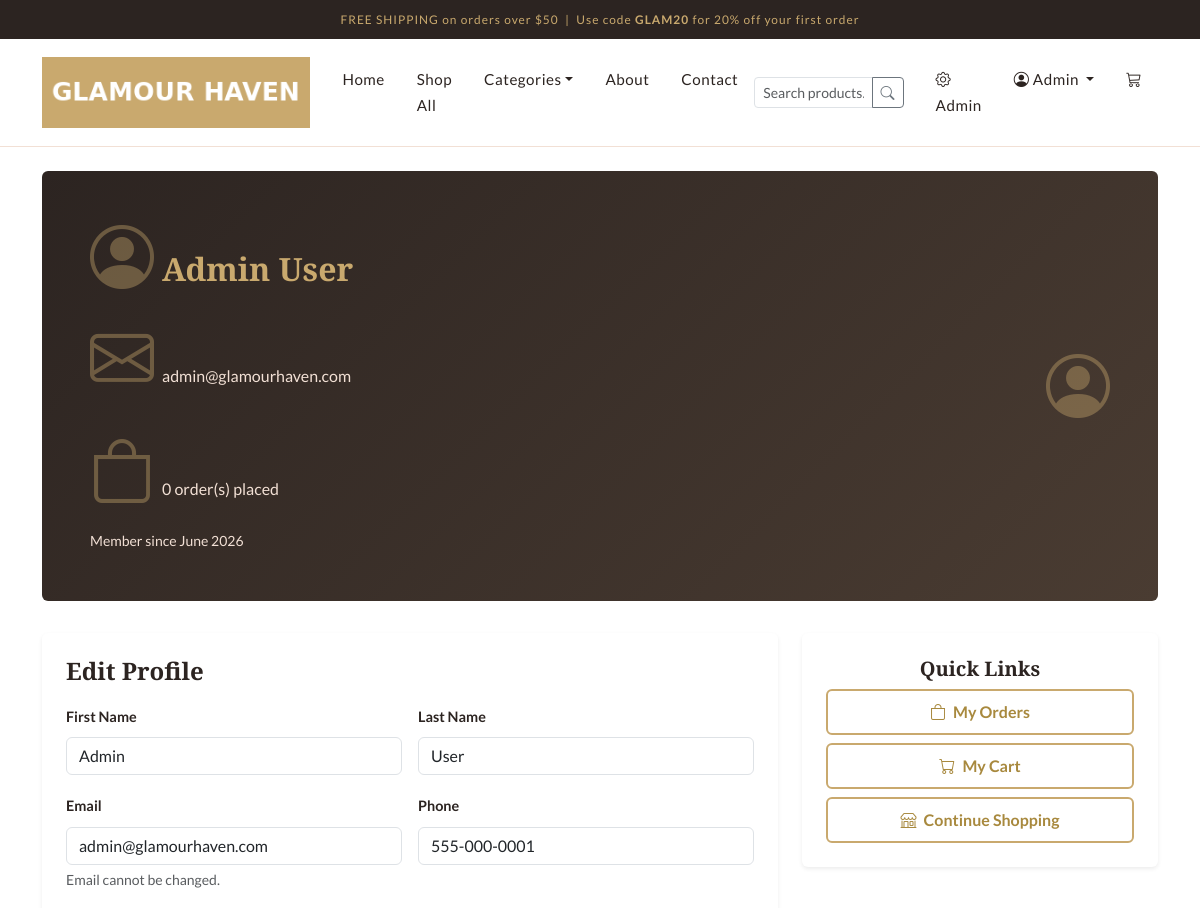
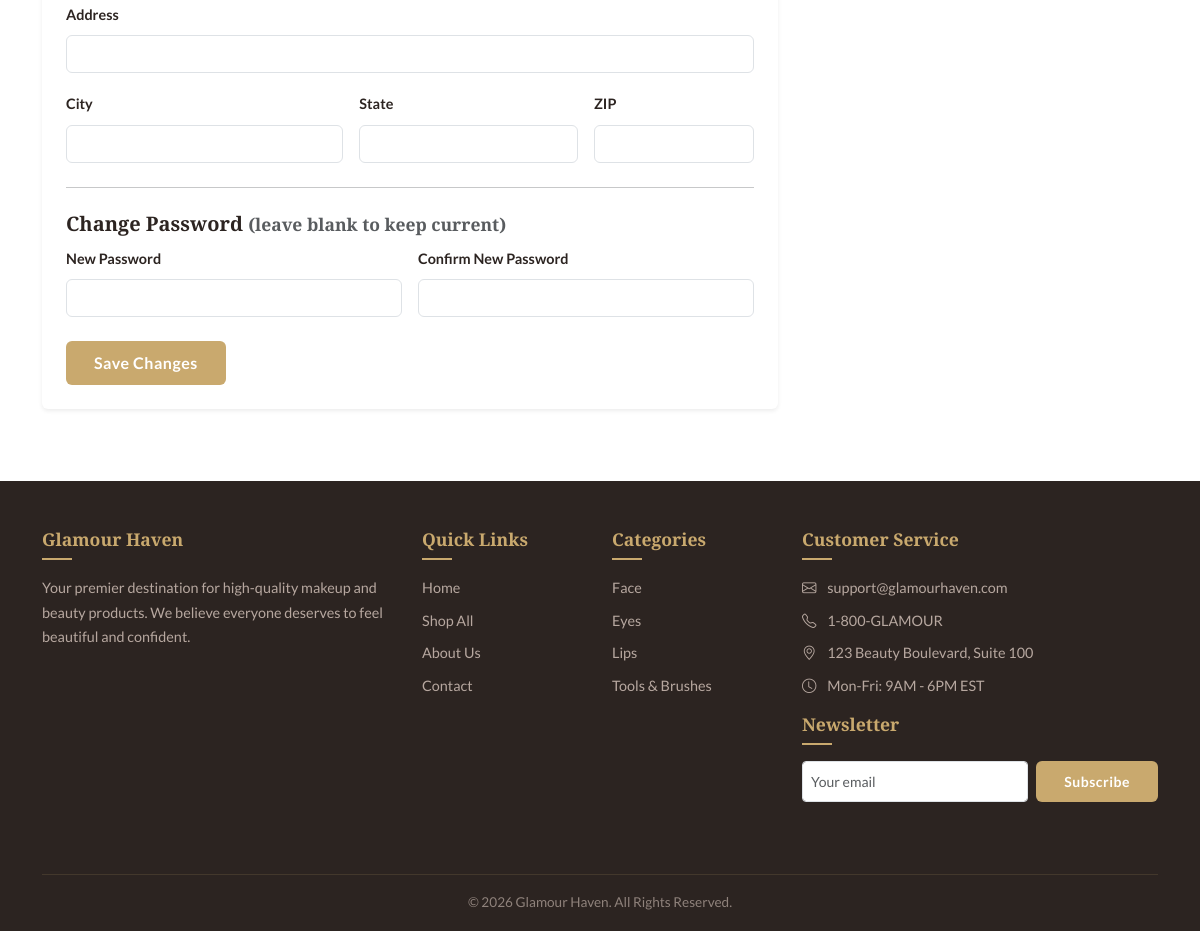
The app's page /profile.php (signed in) with its own data (2 pictures, top to bottom).
### tables this page shows
CREATE TABLE users (
    user_id INT AUTO_INCREMENT PRIMARY KEY,
    first_name VARCHAR(50) NOT NULL,
    last_name VARCHAR(50) NOT NULL,
    email VARCHAR(100) NOT NULL UNIQUE,
    password VARCHAR(255) NOT NULL,
    phone VARCHAR(20),
    address VARCHAR(255),
    city VARCHAR(100),
    state VARCHAR(50),
    zip VARCHAR(10),
    role ENUM('customer', 'admin') DEFAULT 'customer',
    created_at TIMESTAMP DEFAULT CURRENT_TIMESTAMP,
    updated_at TIMESTAMP DEFAULT CURRENT_TIMESTAMP ON UPDATE CURRENT_TIMESTAMP
);

### profile.php (the view, shortened to what this page needs)
<?php
$pdo = getDBConnection();
$stmt = $pdo->prepare("SELECT * FROM users WHERE user_id = :uid"); $stmt->execute([':uid' => $_SESSION['user_id']]); $user = $stmt->fetch();
$stmtOrders = $pdo->prepare("SELECT COUNT(*) as count FROM orders WHERE user_id = :uid"); $stmtOrders->execute([':uid' => $_SESSION['user_id']]); $orderCount = $stmtOrders->fetch()['count'];
include 'includes/header.php';
?>
<div class="container py-4">
    <div class="profile-header"><div class="row align-items-center"><div class="col-md-8"><h2><i class="bi bi-person-circle me-2"></i><?php echo htmlspecialchars($user['first_name'] . ' ' . $user['last_name']); ?></h2><p class="mb-1"><i class="bi bi-envelope me-2"></i><?php echo htmlspecialchars($user['email']); ?></p><p class="mb-0"><i class="bi bi-bag me-2"></i><?php echo $orderCount; ?> order(s) placed</p><p class="mb-0"><small>Member since <?php echo date('F Y', strtotime($user['created_at'])); ?></small></p></div><div class="col-md-4 text-end d-none d-md-block"><i class="bi bi-person-circle"></i></div></div></div>
    <div class="row"><div class="col-lg-8"><div class="card border-0 shadow-sm"><div class="card-body p-4"><h4 class="mb-3">Edit Profile</h4>
        <form method="POST">
            <div class="row g-3"><div class="col-md-6"><label class="form-label">First Name</label><input type="text" class="form-control" name="first_name" value="<?php echo htmlspecialchars($user['first_name']); ?>" required></div><div class="col-md-6"><label class="form-label">Last Name</label><input type="text" class="form-control" name="last_name" value="<?php echo htmlspecialchars($user['last_name']); ?>" required></div><div class="col-md-6"><label class="form-label">Email</label><input type="email" class="form-control" value="<?php echo htmlspecialchars($user['email']); ?>" readonly><small class="text-muted">Email cannot be changed.</small></div><div class="col-md-6"><label class="form-label">Phone</label><input type="tel" class="form-control" name="phone" value="<?php echo htmlspecialchars($user['phone'] ?? ''); ?>"></div><div class="col-12"><label class="form-label">Address</label><input type="text" class="form-control" name="address" value="<?php echo htmlspecialchars($user['address'] ?? ''); ?>"></div><div class="col-md-5"><label class="form-label">City</label><input type="text" class="form-control" name="city" value="<?php echo htmlspecialchars($user['city'] ?? ''); ?>"></div><div class="col-md-4"><label class="form-label">State</label><input type="text" class="form-control" name="state" value="<?php echo htmlspecialchars($user['state'] ?? ''); ?>"></div><div class="col-md-3"><label class="form-label">ZIP</label><input type="text" class="form-control" name="zip" value="<?php echo htmlspecialchars($user['zip'] ?? ''); ?>"></div></div>
            <hr class="my-4"><h5>Change Password <small class="text-muted">(leave blank to keep current)</small></h5>
            <div class="row g-3"><div class="col-md-6"><label class="form-label">New Password</label><input type="password" class="form-control" name="new_password" minlength="8"></div><div class="col-md-6"><label class="form-label">Confirm New Password</label><input type="password" class="form-control" name="confirm_password"></div></div>
            <button type="submit" class="btn btn-glamour mt-4">Save Changes</button>
        </form>
    </div></div></div>
    <div class="col-lg-4"><div class="card border-0 shadow-sm mb-3"><div class="card-body text-center p-4"><h5>Quick Links</h5><a href="orders.php" class="btn btn-glamour-outline w-100 mb-2"><i class="bi bi-bag me-1"></i> My Orders</a><a href="cart.php" class="btn btn-glamour-outline w-100 mb-2"><i class="bi bi-cart me-1"></i> My Cart</a><a href="products.php" class="btn btn-glamour-outline w-100"><i class="bi bi-shop me-1"></i> Continue Shopping</a></div></div></div></div>
</div>
<?php include 'includes/footer.php'; ?>

### css/style.css (style rules this page uses)
:root { --primary: #C9A96E; --primary-dark: #A8893E; --primary-light: #F2E0D5; --accent: #8B1A2B; --accent-light: #DFBFB0; --dark: #2C2421; --dark-medium: #4A3C32; --gray: #7A6E65; --light-gray: #FAF5F0; --white: #FFFFFF; --rose: #E8CFC0; --font-display: 'Playfair Display', Georgia, serif; --font-body: 'Lato', 'Segoe UI', sans-serif; --shadow: 0 2px 15px rgba(44,36,33,0.08); --shadow-hover: 0 8px 30px rgba(44,36,33,0.14); --radius: 6px; --transition: all 0.3s ease; }
* { margin: 0; padding: 0; box-sizing: border-box; }
body { font-family: var(--font-body); color: var(--dark); background-color: var(--white); line-height: 1.7; display: flex; flex-direction: column; min-height: 100vh; }
h1,h2,h3,h4,h5,h6 { font-family: var(--font-display); font-weight: 600; color: var(--dark); }
a { color: var(--primary-dark); text-decoration: none; transition: var(--transition); }
.btn-glamour { background-color: var(--primary); color: var(--white); border: none; padding: 10px 28px; border-radius: var(--radius); font-family: var(--font-body); font-weight: 600; letter-spacing: 0.5px; transition: var(--transition); }
.btn-glamour-outline { background-color: transparent; color: var(--primary-dark); border: 2px solid var(--primary); padding: 9px 28px; border-radius: var(--radius); font-weight: 600; transition: var(--transition); }
.form-label { font-weight: 600; font-size: 0.9rem; color: var(--dark); }
.profile-header { background: linear-gradient(135deg, var(--dark), var(--dark-medium)); color: var(--primary-light); padding: 3rem; border-radius: var(--radius); margin-bottom: 2rem; }
.profile-header h2 { color: var(--primary); }
.profile-header i { font-size: 4rem; opacity: 0.4; color: var(--primary); }

### records on screen
users: first_name+last_name "Admin User", email "admin@glamourhaven.com", created_at "June 2026", first_name "Admin", last_name "User", phone "555-000-0001"

### other values on screen
$_SESSION['first_name'] "Admin"
$orderCount "0"
